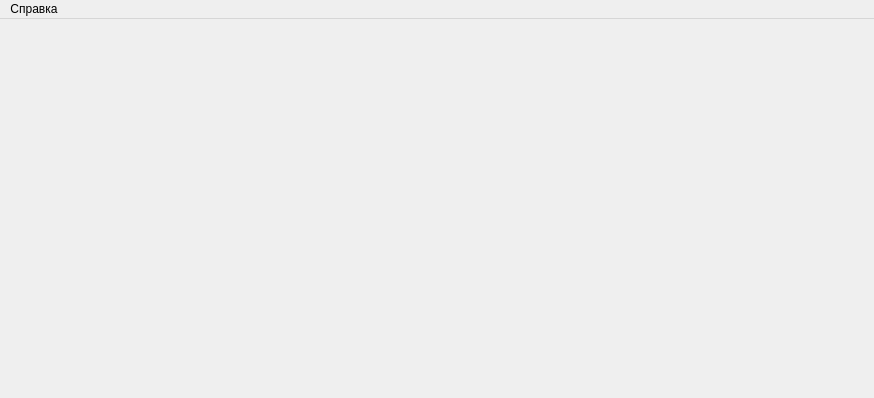
<?xml version="1.0" encoding="UTF-8"?>
<ui version="4.0">
 <class>MainWindow</class>
 <widget class="QMainWindow" name="MainWindow">
  <property name="geometry">
   <rect>
    <x>0</x>
    <y>0</y>
    <width>874</width>
    <height>398</height>
   </rect>
  </property>
  <property name="windowTitle">
   <string>MainWindow</string>
  </property>
  <widget class="QWidget" name="centralwidget">
   <layout class="QGridLayout" name="gridLayout">
    <item row="0" column="0">
     <widget class="QStackedWidget" name="menu">
      <property name="currentIndex">
       <number>0</number>
      </property>
      <widget class="QWidget" name="page"/>
      <widget class="QWidget" name="page_2"/>
     </widget>
    </item>
   </layout>
  </widget>
  <widget class="QMenuBar" name="menubar">
   <property name="geometry">
    <rect>
     <x>0</x>
     <y>0</y>
     <width>874</width>
     <height>22</height>
    </rect>
   </property>
   <widget class="QMenu" name="about">
    <property name="title">
     <string>Справка</string>
    </property>
   </widget>
   <addaction name="about"/>
  </widget>
 </widget>
 <resources/>
 <connections/>
</ui>
